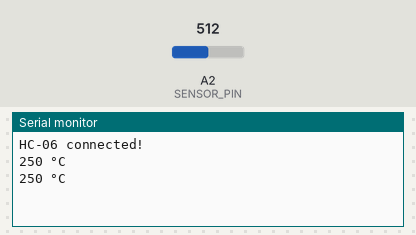
Simulated run of this sketch. Board: Arduino Uno, built with avr-gcc and run on an emulated ATmega328P. Shown: the last lines printed to the serial monitor. The inputs (shaded band) are chosen by the test bench; at power-on: A2 (SENSOR_PIN) = 512.

Above: at 3.8 s.
3.9 s: A2 (SENSOR_PIN) set to 716
At 7.1 s:
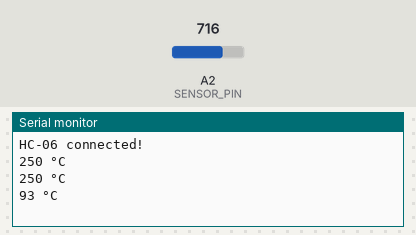
7.8 s: A2 (SENSOR_PIN) set to 900
At 9.4 s:
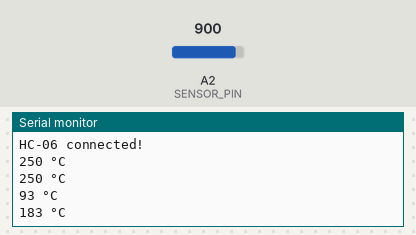
Timing chart, 0 to 10.9 s (numbered marks = the images above; inputs shaded):
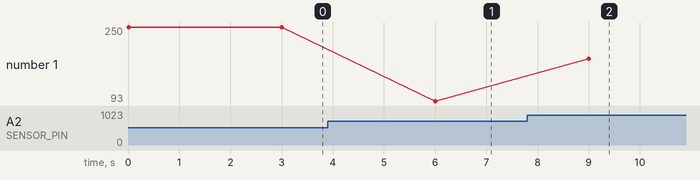

The sketch:

bluetooth_temperature.ino
```cpp
const int SENSOR_PIN = A2;

void setup() {
  pinMode(SENSOR_PIN, INPUT);

  Serial.begin(9600);
  Serial.println("HC-06 connected!");
}

void loop() {
  byte tempC = (analogRead(SENSOR_PIN) * 5.0 * 100.0) / 1024.0;
  Serial.println(String(tempC) + " °C");
  delay(3000);
}
```

Measured:
- after the input at 3.9 s, the serial monitor: prints a new line after 2.1 s (image 1)
- after the input at 7.8 s, the serial monitor: prints a new line after 1.2 s (image 2)
- plotted number 1: 250 → 93 after the input at 3.9 s, 93 → 183 after the input at 7.8 s
